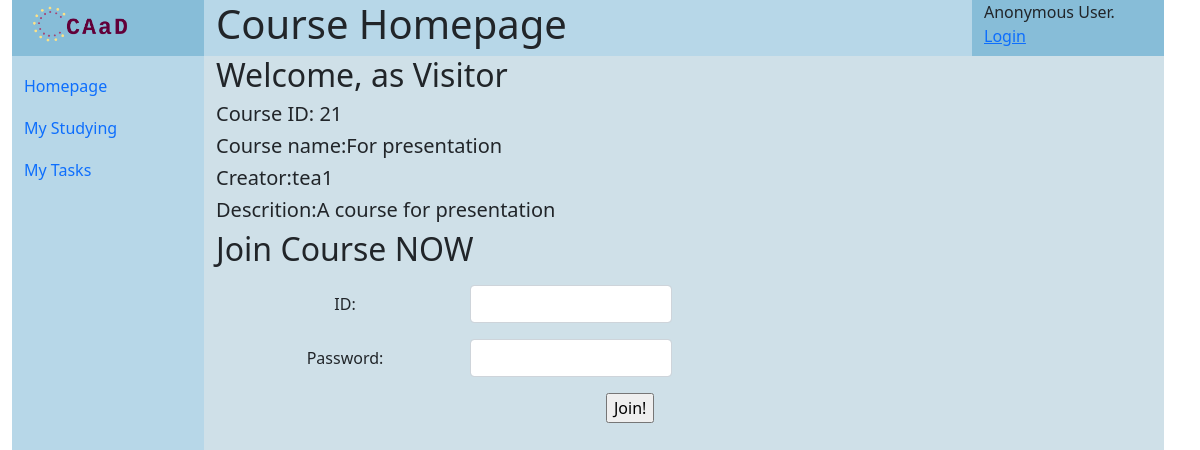
Screenshot of /courses/21 with the database file from the repository.
### courses/models.py (models this page shows, shortened)
class Course(models.Model):
    name = models.CharField('course name', max_length=32)
    password = models.CharField('joining password', max_length=8)
    description = models.CharField('description', max_length=512)
    is_open = models.BooleanField("Is open to all", default=True)
    create_date = models.DateTimeField('date created up', default=now())
    creator = models.ForeignKey(User, on_delete=models.CASCADE)

### courses/views.py (the view)
# urls.py: path('<int:course_id>', views.course_homepage, name='course_homepage'),
def course_homepage(request, course_id):
    course = get_object_or_404(Course, pk=course_id)
    user = request.user
    context = {}
    context['title'] = "Course Homepage"
    privilege = CourseMember.get_highest_course_privilege(user.pk, course.pk)
    if course.is_open or privilege != 4:
        context['course'] = course
        if privilege == 4:
            context['role'] = "Visitor"
            form = JoinForm(initial={"id": course_id})
            context['join_form'] = form
        else:
            context['role'] = COURSEMEMBER_TYPE[privilege]
            context['is_member'] = True
    if CourseMember.is_teacher_of(user.pk, course_id):
        context['is_teacher'] = True
    return render(request, "courses/homepage.html", context=context)

### courses/forms.py
class JoinForm(forms.Form):
    id = forms.IntegerField(max_value=65525)
    password = forms.CharField(max_length=8)

### courses/models.py (called while the page is built, shortened)
    @classmethod
    def get_highest_course_privilege(cls, user_id, course_id):
        if user_id == None or course_id == None:
            return 4

    @classmethod
    def is_teacher_of(cls, user_id, course_id):
        return (cls.get_highest_course_privilege(user_id, course_id) < 2)

### templates/courses/homepage.html (shortened to what this page needs)
{% extends "generics/base.html" %}
{% block content %}
{% if course %}
    <h2>Welcome, {{ user.username }} as {{ role }}</h2>
    <div class="container-fluid">
        <div class="basic_info">
            <div class="row">
                <h5>Course ID: {{ course.pk }}</h5>
                <h5>Course name:{{ course.name }}</h5>
                <h5>Creator:{{ course.creator.username }}</h5>
                <h5>Descrition:{{ course.description }}</h5>
            </div>
        </div>
    </div>
    <div class="extend container-fluid">
    {% if is_member %}
    <div class="row mt-3">
        <a href="{% url 'courses:task_list' course.pk %}" class="btn btn-primary col-3">Task list</a>
    </div>
    {% else %}
    <h2>Join Course NOW</h2>
        {% include "courses/includes/join_form.html" %}
    {% endif %}
{% else %}
    <h2>This course is not OPEN for public access.</h2>
    <p>Please contact the course administrator.</p>
{% endif %}
{% endblock content %}

### rows the page displays
Course: pk "21", name "For presentation", creator.username "tea1", description "A course for presentation"

### other values shown
{{ role }} "Visitor"
